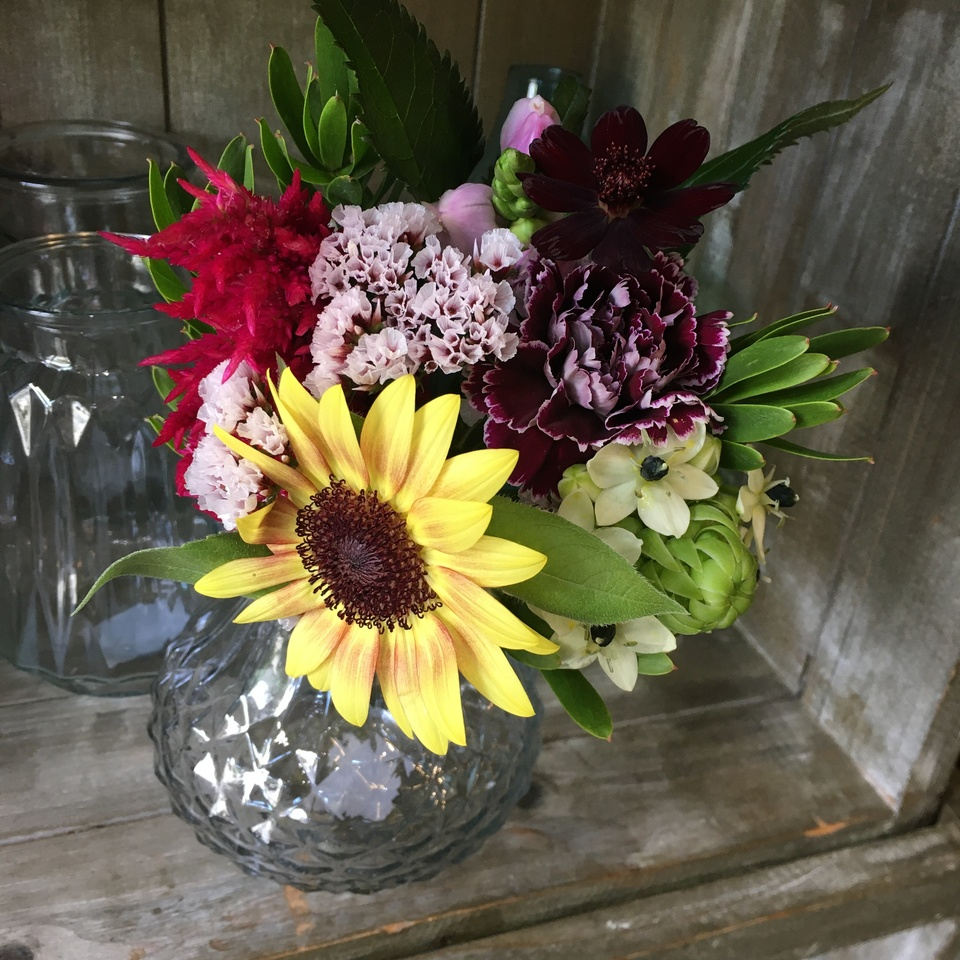
#> input picture work/sample1.jpeg, 960 x 960 px
$ jupyter execute flower.ipynb
#> lines starting #> are read from the running program, lines starting #| are printed output that depends on the picture; after the words box and inside, x2 and y2 are one past the last pixel; in counts of white or black regions, pixels touching at a corner belong together
[cell 1]
import cv2
import numpy as np
import matplotlib.pyplot as plt

# load image, change color spaces, and smoothing
img = cv2.imread('sample1.jpeg')
#> img is the input picture: shape (960, 960, 3); mean B, G, R 73.3, 91.3, 99.7
img_HSV = cv2.cvtColor(img, cv2.COLOR_BGR2HSV)
#> img_HSV: shape (960, 960, 3); mean H, S, V 51.9, 83.6, 102.7
cv2.imwrite('files/cvt_color.jpg', img_HSV)
img_HSV = cv2.GaussianBlur(img_HSV, (9, 9), 3)
#> img_HSV: shape (960, 960, 3); mean H, S, V 51.9, 83.6, 102.7
cv2.imwrite('files/blur.jpg', img_HSV)

# detect tulips
img_H, img_S, img_V = cv2.split(img_HSV)
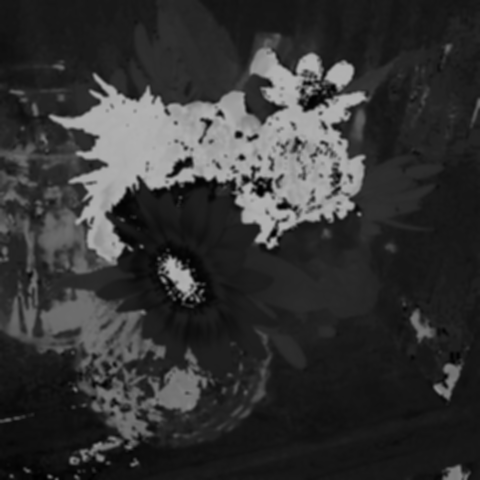
#> img_H: shape (960, 960) (shown at 1/2 size); min 0, max 179, mean 51.9
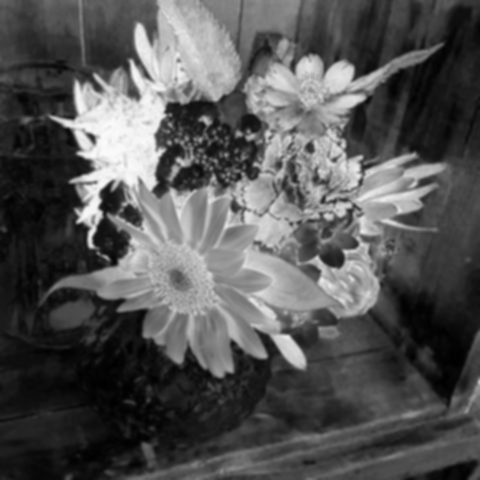
#> img_S: shape (960, 960) (shown at 1/2 size); min 0, max 252, mean 83.6
_thre, img_flowers = cv2.threshold(img_S, 90, 255, cv2.THRESH_BINARY)
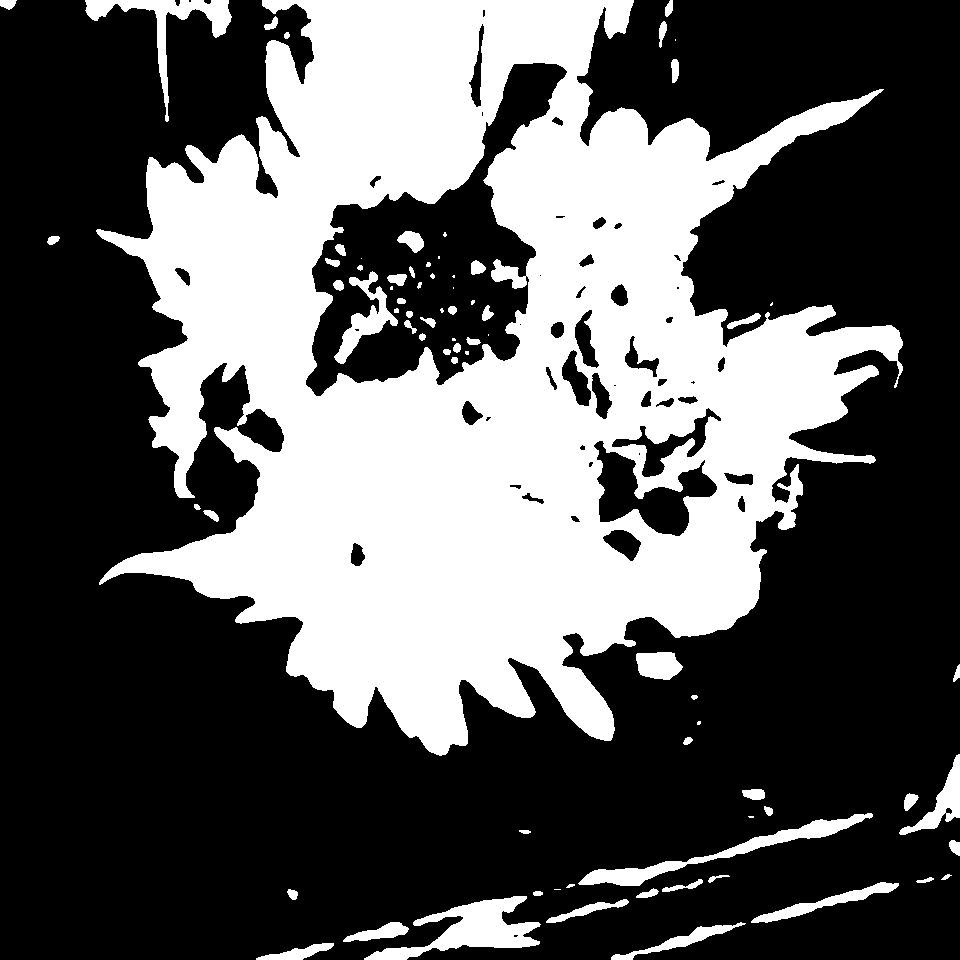
#> img_flowers: shape (960, 960); 36% white; 77 white regions (16 under 20 px)
cv2.imwrite('files/mask.jpg', img_flowers)

# find tulips
contours, hierarchy = cv2.findContours(img_flowers, cv2.RETR_LIST, cv2.CHAIN_APPROX_NONE)
#> contours = 126 contours, 33 with area under 20; largest, box (x1, y1, x2, y2) and area: (96, 0, 903, 756) 356271, (305, 62, 568, 397) 38431, (593, 440, 718, 537) 5250, (364, 896, 541, 960) 4122, (578, 813, 873, 886) 2937
# contours, hierarchy = cv2.findContours(img_flowers, cv2.RETR_EXTERNAL, cv2.CHAIN_APPROX_NONE)


# sort area
contours.sort(key=lambda x: cv2.contourArea(x), reverse=True)

# [12 lines of commented-out code are left out]
rect = contours[0]
#> rect = contour of 5602 points, box (x1, y1, x2, y2) (96, 0, 903, 756), area 356271
x, y, w, h = cv2.boundingRect(rect)
#> x = 96; y = 0; w = 807; h = 756
# cv2.rectangle(img, (x, y), (x + w, y + h), (255, 255, 255), 2)
# save
# cv2.imwrite('files/boundingbox.jpg', img)

# ROI 領域以外をマスクする。
mask = np.zeros_like(img)
cv2.drawContours(mask, [rect], -1, color=(255, 255, 255), thickness=-1)
#> mask: shape (960, 960, 3); 39% white; 1 white region, box (x1, y1, x2, y2) and area: (96, 0, 903, 756) 359073
masked = img & mask
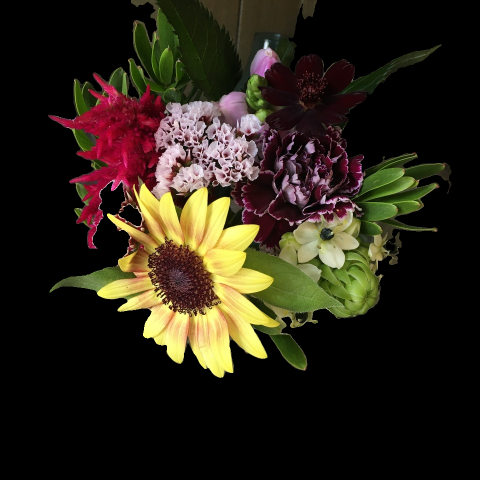
#> masked: shape (960, 960, 3) (shown at 1/2 size); mean B, G, R 23.1, 35.6, 42.7

# [8 lines of commented-out code are left out]
colors = masked.reshape(-1, 3)
colors = colors[(colors != 0).all(axis=1)]  # 黒は除く

# k平均法でクラスタリングする。
k = 5
criteria = cv2.TERM_CRITERIA_EPS + cv2.TERM_CRITERIA_MAX_ITER, 10, 1.0
ret, label, center = cv2.kmeans(
    colors.astype(np.float32), k, None, criteria, 10, cv2.KMEANS_RANDOM_CENTERS
)
#> ret = 560904061.6; center = [[15.25, 27.92, 36.26], [182.5, 176.8, 200.4], [85.55, 134.8, 147.4], [115.4, 228.9, 244.2], [43.65, 62.47, 100.6]]

# 円の中に含まれる代表色 Top5 を可視化する。
fig, [ax1, ax2] = plt.subplots(1, 2, figsize=(10, 5))
# 各クラスに属するサンプル数を計算する。
height = [np.count_nonzero(label == i) for i in range(k)]
#> height = [138613, 30083, 50158, 51442, 78389]
# 各クラスの色を取得する。matplotlib の引数の仕様上、[0, 1] にして、(R, G, B) の順番にする。
rep_color = (center / 255)[:, ::-1]
#> rep_color = [[0.142, 0.11, 0.0598], [0.786, 0.693, 0.716], [0.578, 0.528, 0.335], [0.958, 0.897, 0.453], [0.395, 0.245, 0.171]]

# 画像を表示する。
ax1.imshow(cv2.cvtColor(masked, cv2.COLOR_BGR2RGB))
ax1.set_axis_off()

# ヒストグラムを表示する。
ax2.barh(np.arange(k), height, color=rep_color, tick_label=height)
plt.show()
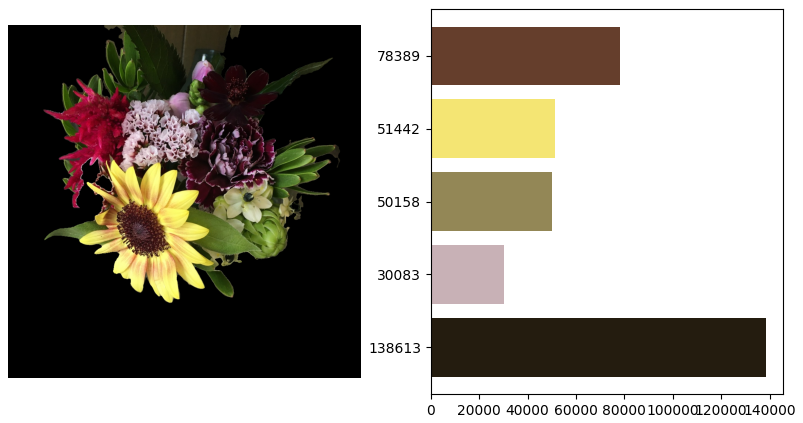
#> figure drawn by matplotlib, 2 panels

$ run again, with work/sample2.jpeg copied over work/sample1.jpeg
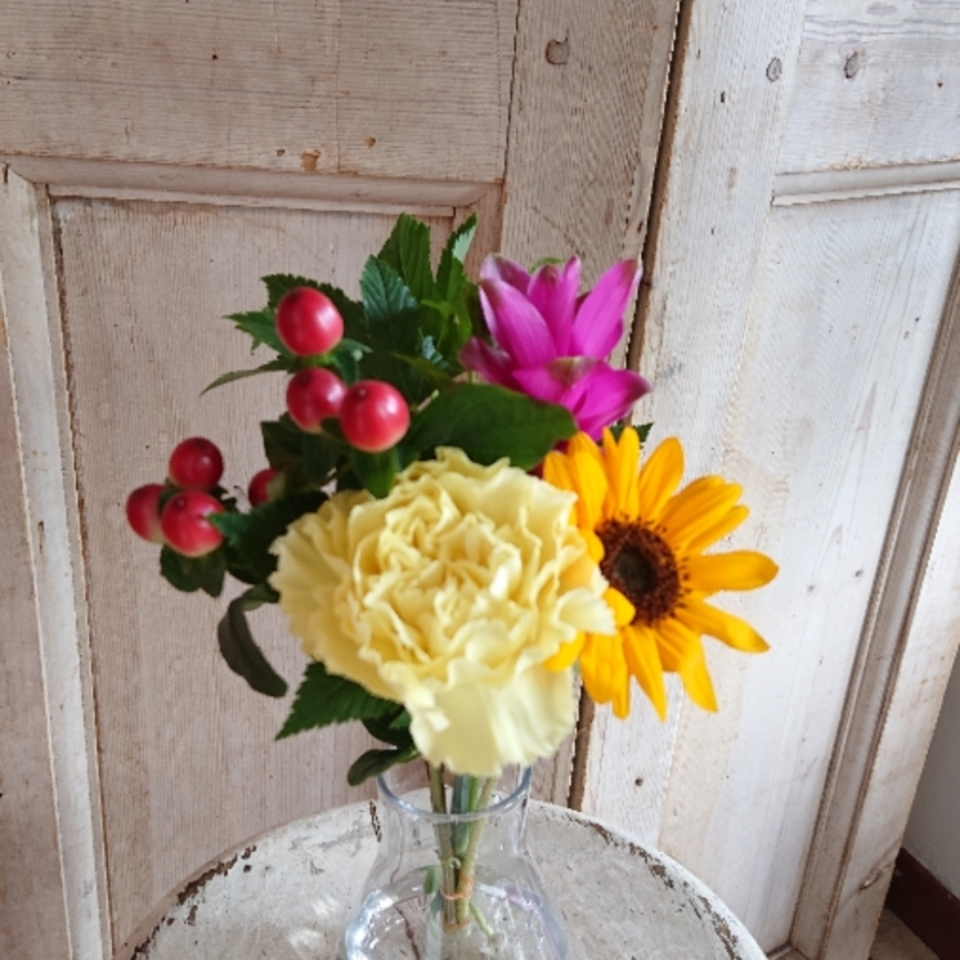
#> input picture work/sample2.jpeg, 960 x 960 px
#> img is the input picture: shape (960, 960, 3); mean B, G, R 135, 150.4, 167
#> `_thre, img_flowers = cv2.threshold(img_S, 90, 255, cv2.THRESH_BINARY)`:
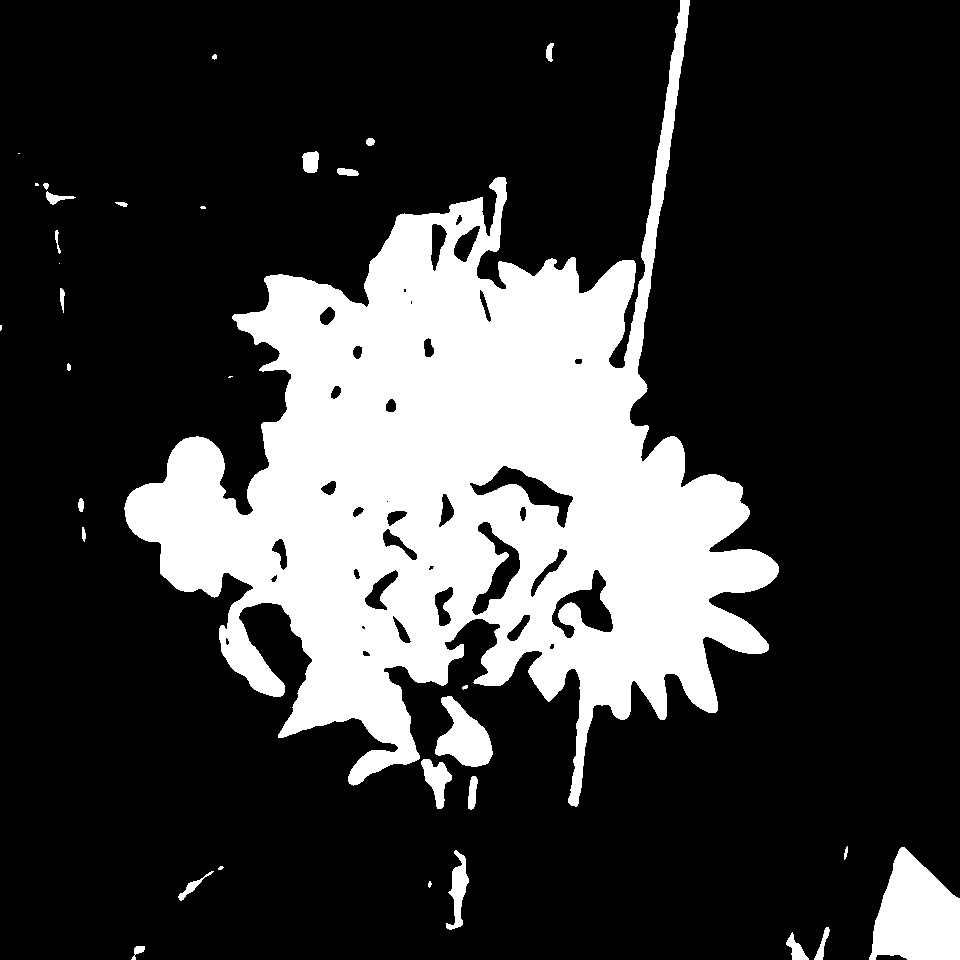
#> img_flowers: shape (960, 960); 22.8% white; 33 white regions (8 under 20 px)
#> contours = 68 contours, 16 with area under 20; largest, box (x1, y1, x2, y2) and area: (124, 0, 779, 807) 204510, (869, 847, 960, 960) 6971, (435, 696, 493, 767) 2223, (469, 465, 574, 529) 1875, (551, 569, 614, 639) 1838
#> rect = contour of 4709 points, box (x1, y1, x2, y2) (124, 0, 779, 807), area 204510
#> x = 124; y = 0; w = 655; h = 807
#> mask: shape (960, 960, 3); 22.4% white; 1 white region, box (x1, y1, x2, y2) and area: (124, 0, 779, 807) 206865
#> ret = 373708691.2; center = [[40.43, 166.1, 216.5], [136.3, 207.7, 225.9], [52.87, 58.74, 128], [152.3, 61.61, 199.6], [16.28, 45.19, 41.43]]
#> height = [47406, 34551, 35365, 16840, 62933]
#> rep_color = [[0.849, 0.651, 0.159], [0.886, 0.815, 0.535], [0.502, 0.23, 0.207], [0.783, 0.242, 0.597], [0.162, 0.177, 0.0638]]
#> `plt.show()`:
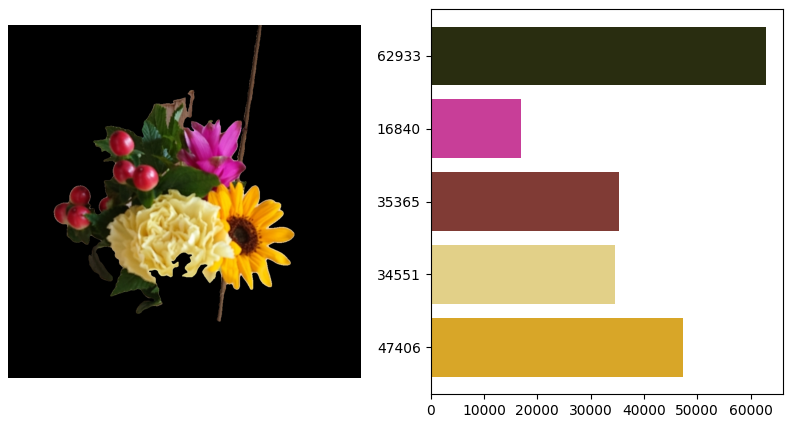
#> figure drawn by matplotlib, 2 panels

$ run again, with work/sample3.jpeg copied over work/sample1.jpeg
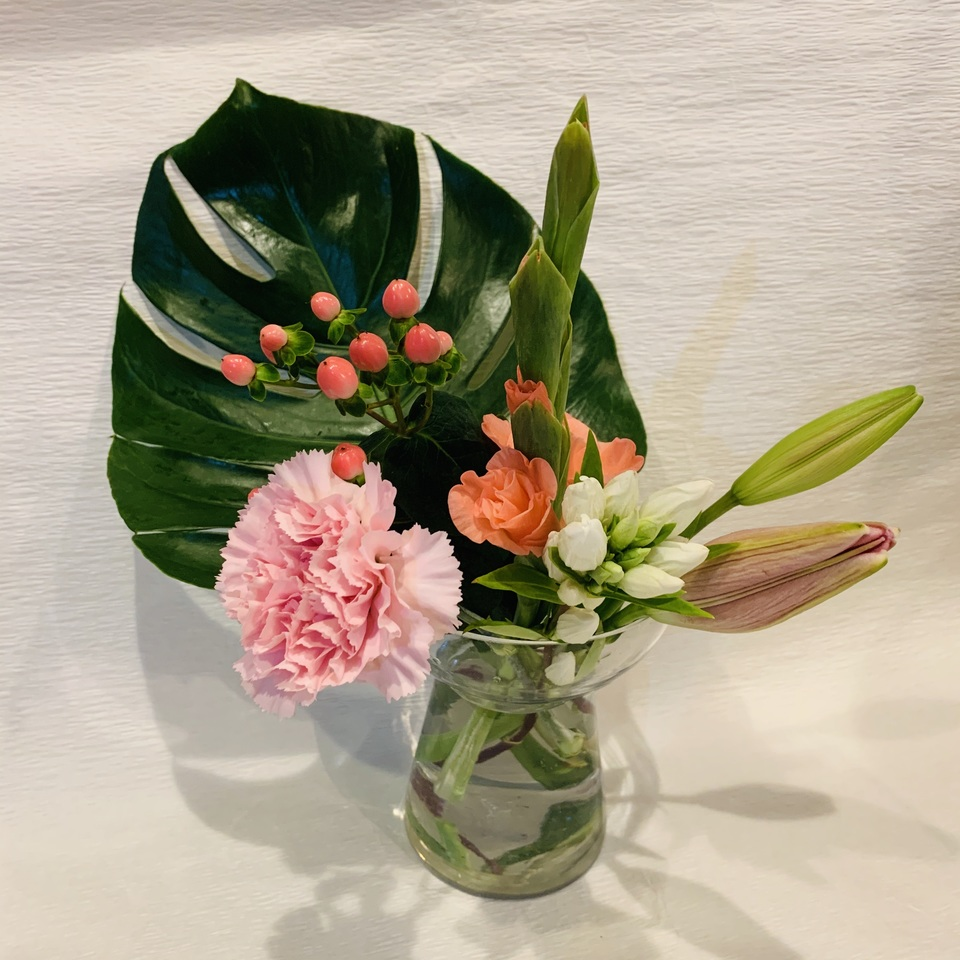
#> input picture work/sample3.jpeg, 960 x 960 px
#> img is the input picture: shape (960, 960, 3); mean B, G, R 139.5, 160.8, 170.6
#> `_thre, img_flowers = cv2.threshold(img_S, 90, 255, cv2.THRESH_BINARY)`:
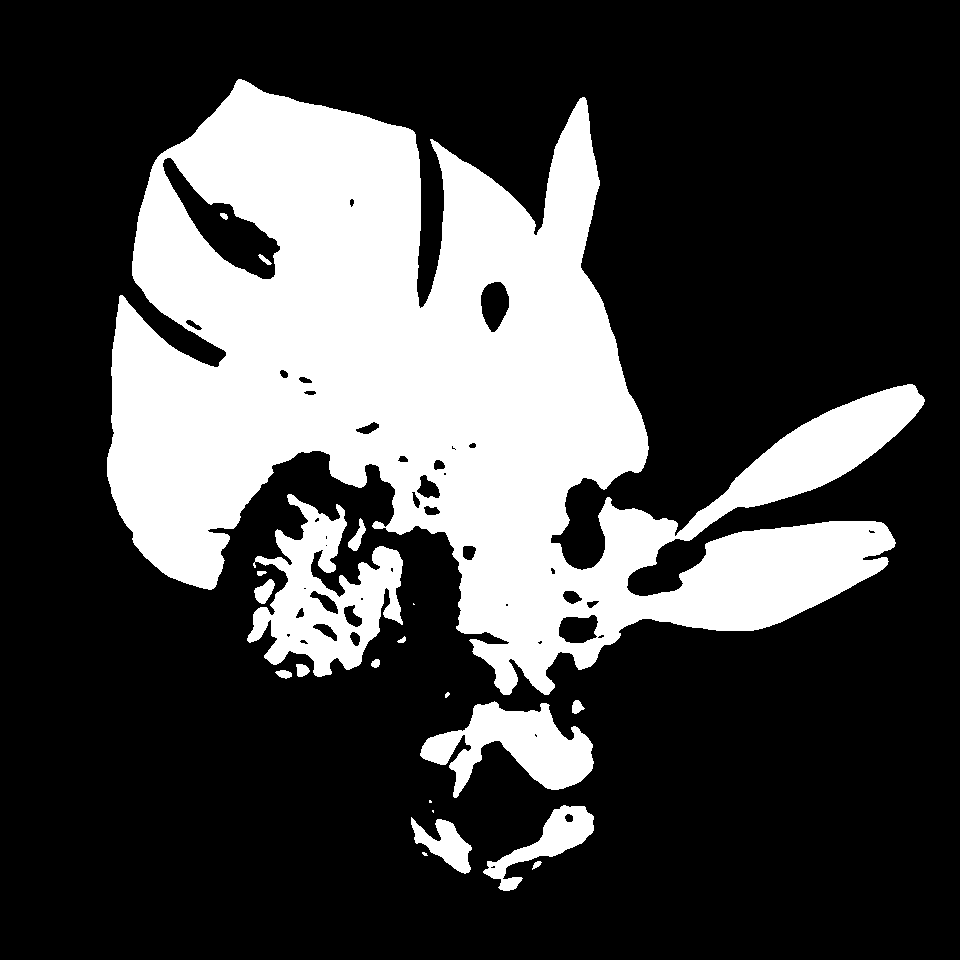
#> img_flowers: shape (960, 960); 27.5% white; 21 white regions (4 under 20 px)
#> contours = 63 contours, 21 with area under 20; largest, box (x1, y1, x2, y2) and area: (107, 79, 925, 695) 232245, (247, 494, 403, 677) 13377, (420, 701, 594, 798) 7905, (162, 157, 281, 280) 4830, (483, 805, 594, 891) 2882
#> rect = contour of 4438 points, box (x1, y1, x2, y2) (107, 79, 925, 695), area 232245
#> x = 107; y = 79; w = 818; h = 616
#> mask: shape (960, 960, 3); 25.4% white; 1 white region, box (x1, y1, x2, y2) and area: (107, 79, 925, 695) 234465
#> ret = 211620297.9; center = [[57.13, 89.47, 195.5], [28.34, 80.42, 70.76], [12.29, 34.99, 16.37], [116.4, 159.9, 192.6], [60.35, 127.1, 135.7]]
#> height = [14071, 48435, 106998, 22692, 34223]
#> rep_color = [[0.767, 0.351, 0.224], [0.277, 0.315, 0.111], [0.0642, 0.137, 0.0482], [0.755, 0.627, 0.456], [0.532, 0.498, 0.237]]
#> `plt.show()`:
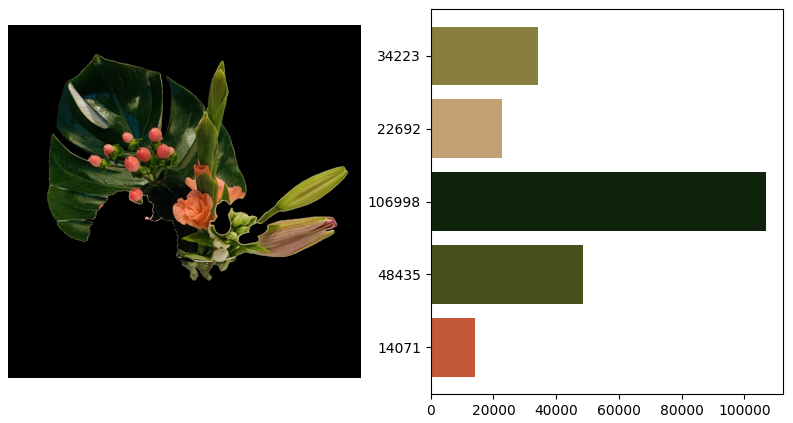
#> figure drawn by matplotlib, 2 panels
